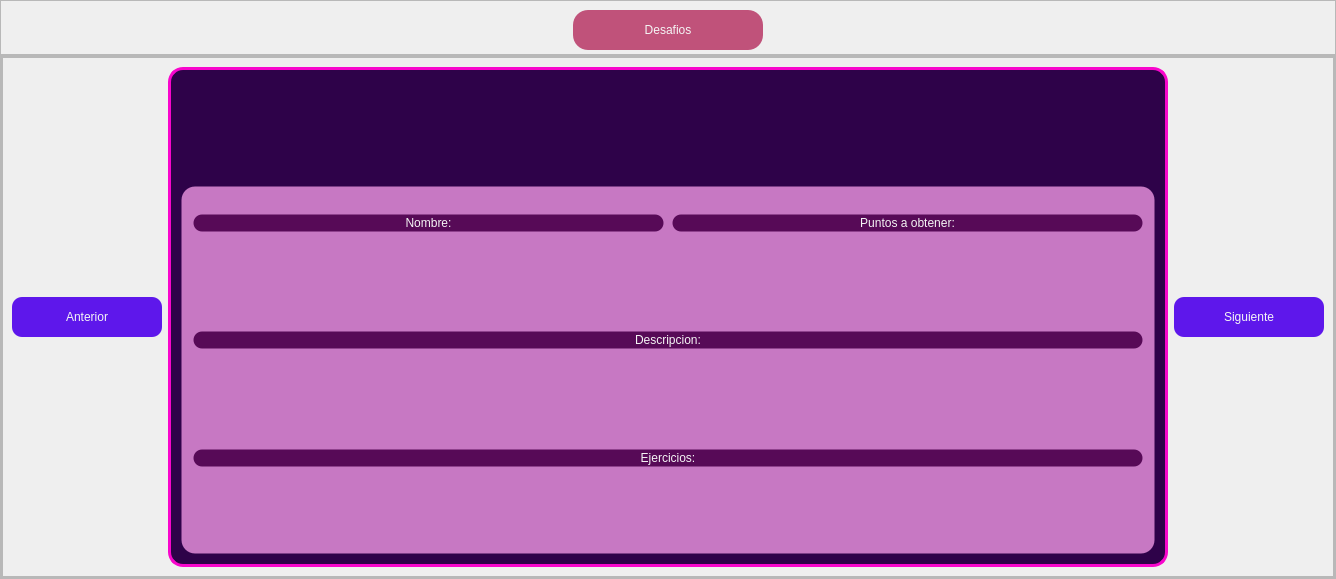
               <widget class="QWidget" name="pagina_tres">
                <layout class="QVBoxLayout" name="verticalLayout_5">
                 <property name="spacing">
                  <number>0</number>
                 </property>
                 <property name="leftMargin">
                  <number>0</number>
                 </property>
                 <property name="topMargin">
                  <number>0</number>
                 </property>
                 <property name="rightMargin">
                  <number>0</number>
                 </property>
                 <property name="bottomMargin">
                  <number>0</number>
                 </property>
                 <item>
                  <widget class="QFrame" name="frame_titulo_deafios">
                   <property name="maximumSize">
                    <size>
                     <width>16777215</width>
                     <height>55</height>
                    </size>
                   </property>
                   <property name="frameShape">
                    <enum>QFrame::StyledPanel</enum>
                   </property>
                   <property name="frameShadow">
                    <enum>QFrame::Raised</enum>
                   </property>
                   <layout class="QHBoxLayout" name="horizontalLayout_7">
                    <item>
                     <spacer name="horizontalSpacer_7">
                      <property name="orientation">
                       <enum>Qt::Horizontal</enum>
                      </property>
                      <property name="sizeHint" stdset="0">
                       <size>
                        <width>99</width>
                        <height>20</height>
                       </size>
                      </property>
                     </spacer>
                    </item>
                    <item>
                     <widget class="QLabel" name="label_21">
                      <property name="minimumSize">
                       <size>
                        <width>190</width>
                        <height>40</height>
                       </size>
                      </property>
                      <property name="maximumSize">
                       <size>
                        <width>16777215</width>
                        <height>16777215</height>
                       </size>
                      </property>
                      <property name="styleSheet">
                       <string notr="true">QLabel{
	background-color: #c0527a;
	font: 87 16pt &quot;Arial Black&quot;;
	color: whitesmoke;
	border-radius: 15px;
}

QLabel:hover{
	background-color: rgb(0, 0, 0);
	color: #c0527a;
	font: 87 16pt &quot;Arial Black&quot;;
	border-radius: 15px;
}



</string>
                      </property>
                      <property name="text">
                       <string>Desafios</string>
                      </property>
                      <property name="alignment">
                       <set>Qt::AlignCenter</set>
                      </property>
                      <property name="wordWrap">
                       <bool>false</bool>
                      </property>
                      <property name="margin">
                       <number>0</number>
                      </property>
                     </widget>
                    </item>
                    <item>
                     <spacer name="horizontalSpacer_10">
                      <property name="orientation">
                       <enum>Qt::Horizontal</enum>
                      </property>
                      <property name="sizeHint" stdset="0">
                       <size>
                        <width>99</width>
                        <height>20</height>
                       </size>
                      </property>
                     </spacer>
                    </item>
                   </layout>
                  </widget>
                 </item>
                 <item>
                  <widget class="QFrame" name="frame_6">
                   <property name="frameShape">
                    <enum>QFrame::StyledPanel</enum>
                   </property>
                   <property name="frameShadow">
                    <enum>QFrame::Raised</enum>
                   </property>
                   <layout class="QVBoxLayout" name="verticalLayout_12">
                    <property name="spacing">
                     <number>0</number>
                    </property>
                    <property name="leftMargin">
                     <number>0</number>
                    </property>
                    <property name="topMargin">
                     <number>0</number>
                    </property>
                    <property name="rightMargin">
                     <number>0</number>
                    </property>
                    <property name="bottomMargin">
                     <number>0</number>
                    </property>
                    <item>
                     <widget class="QFrame" name="frame_7">
                      <property name="frameShape">
                       <enum>QFrame::StyledPanel</enum>
                      </property>
                      <property name="frameShadow">
                       <enum>QFrame::Raised</enum>
                      </property>
                      <layout class="QHBoxLayout" name="horizontalLayout_9">
                       <property name="spacing">
                        <number>0</number>
                       </property>
                       <property name="leftMargin">
                        <number>0</number>
                       </property>
                       <property name="topMargin">
                        <number>0</number>
                       </property>
                       <property name="rightMargin">
                        <number>0</number>
                       </property>
                       <property name="bottomMargin">
                        <number>0</number>
                       </property>
                       <item>
                        <widget class="QFrame" name="frame_10">
                         <property name="minimumSize">
                          <size>
                           <width>0</width>
                           <height>0</height>
                          </size>
                         </property>
                         <property name="maximumSize">
                          <size>
                           <width>16777215</width>
                           <height>16777215</height>
                          </size>
                         </property>
                         <property name="frameShape">
                          <enum>QFrame::StyledPanel</enum>
                         </property>
                         <property name="frameShadow">
                          <enum>QFrame::Raised</enum>
                         </property>
                         <layout class="QHBoxLayout" name="horizontalLayout_10">
                          <item>
                           <widget class="QPushButton" name="Anterior_button_pag3">
                            <property name="minimumSize">
                             <size>
                              <width>150</width>
                              <height>40</height>
                             </size>
                            </property>
                            <property name="cursor">
                             <cursorShape>PointingHandCursor</cursorShape>
                            </property>
                            <property name="styleSheet">
                             <string notr="true">QPushButton{
	background-color: #5e17eb;
	font: 87 16pt &quot;Arial Black&quot;;
	color: whitesmoke;
	border-radius: 10px;

}

QPushButton:hover{
	background-color: rgb(0, 0, 0);
	color: #5e17eb;
	font: 87 16pt &quot;Arial Black&quot;;
	border-radius: 10px;

}
</string>
                            </property>
                            <property name="text">
                             <string>Anterior</string>
                            </property>
                           </widget>
                          </item>
                          <item>
                           <widget class="QFrame" name="frame_17">
                            <property name="minimumSize">
                             <size>
                              <width>1000</width>
                              <height>500</height>
                             </size>
                            </property>
                            <property name="styleSheet">
                             <string notr="true">QFrame{
	font: 75 12pt &quot;Verdana&quot;;
	color: whitesmoke;
	
	
	background-color: #2E0249;
	border: 3px solid #F806CC;
	border-radius: 15px;
}
</string>
                            </property>
                            <property name="frameShape">
                             <enum>QFrame::StyledPanel</enum>
                            </property>
                            <property name="frameShadow">
                             <enum>QFrame::Raised</enum>
                            </property>
                            <layout class="QVBoxLayout" name="verticalLayout_18">
                             <item alignment="Qt::AlignHCenter">
                              <widget class="QLabel" name="label_39">
                               <property name="minimumSize">
                                <size>
                                 <width>100</width>
                                 <height>100</height>
                                </size>
                               </property>
                               <property name="maximumSize">
                                <size>
                                 <width>100</width>
                                 <height>100</height>
                                </size>
                               </property>
                               <property name="cursor">
                                <cursorShape>PointingHandCursor</cursorShape>
                               </property>
                               <property name="styleSheet">
                                <string notr="true">image: url(:/iconos/reward.png);
border-color: rgb(255, 255, 255, 0);</string>
                               </property>
                               <property name="text">
                                <string/>
                               </property>
                               <property name="alignment">
                                <set>Qt::AlignCenter</set>
                               </property>
                               <property name="wordWrap">
                                <bool>false</bool>
                               </property>
                               <property name="margin">
                                <number>0</number>
                               </property>
                              </widget>
                             </item>
                             <item>
                              <widget class="QFrame" name="Ejercicios_label_pag3">
                               <property name="styleSheet">
                                <string notr="true">background-color: rgb(199, 120, 195);
border: 3px solid rgb(187, 96, 111, 0);
font: 87 16pt &quot;Arial Black&quot;;
	color: whitesmoke;</string>
                               </property>
                               <property name="frameShape">
                                <enum>QFrame::StyledPanel</enum>
                               </property>
                               <property name="frameShadow">
                                <enum>QFrame::Raised</enum>
                               </property>
                               <layout class="QGridLayout" name="gridLayout_5">
                                <item row="0" column="0" alignment="Qt::AlignVCenter">
                                 <widget class="QLabel" name="label_41">
                                  <property name="minimumSize">
                                   <size>
                                    <width>0</width>
                                    <height>0</height>
                                   </size>
                                  </property>
                                  <property name="maximumSize">
                                   <size>
                                    <width>16777215</width>
                                    <height>16777215</height>
                                   </size>
                                  </property>
                                  <property name="styleSheet">
                                   <string notr="true">background-color:#570A57;
border-radius: 10px;</string>
                                  </property>
                                  <property name="text">
                                   <string>Nombre:</string>
                                  </property>
                                  <property name="alignment">
                                   <set>Qt::AlignCenter</set>
                                  </property>
                                 </widget>
                                </item>
                                <item row="0" column="1" alignment="Qt::AlignVCenter">
                                 <widget class="QLabel" name="label_40">
                                  <property name="minimumSize">
                                   <size>
                                    <width>0</width>
                                    <height>0</height>
                                   </size>
                                  </property>
                                  <property name="maximumSize">
                                   <size>
                                    <width>16777215</width>
                                    <height>16777215</height>
                                   </size>
                                  </property>
                                  <property name="styleSheet">
                                   <string notr="true">background-color:#570A57;
border-radius: 10px;</string>
                                  </property>
                                  <property name="text">
                                   <string>Puntos a obtener:</string>
                                  </property>
                                  <property name="alignment">
                                   <set>Qt::AlignCenter</set>
                                  </property>
                                 </widget>
                                </item>
                                <item row="1" column="0">
                                 <widget class="QLabel" name="Nombre_label_pag3">
                                  <property name="styleSheet">
                                   <string notr="true"/>
                                  </property>
                                  <property name="text">
                                   <string/>
                                  </property>
                                  <property name="alignment">
                                   <set>Qt::AlignCenter</set>
                                  </property>
                                  <property name="wordWrap">
                                   <bool>true</bool>
                                  </property>
                                 </widget>
                                </item>
                                <item row="1" column="1">
                                 <widget class="QLabel" name="Puntos_label_pag3">
                                  <property name="styleSheet">
                                   <string notr="true"/>
                                  </property>
                                  <property name="text">
                                   <string/>
                                  </property>
                                  <property name="alignment">
                                   <set>Qt::AlignCenter</set>
                                  </property>
                                  <property name="wordWrap">
                                   <bool>true</bool>
                                  </property>
                                 </widget>
                                </item>
                                <item row="3" column="0" colspan="2">
                                 <widget class="QLabel" name="Descripcion_label_pag3">
                                  <property name="styleSheet">
                                   <string notr="true">font: 87 12pt &quot;Arial Black&quot;;
</string>
                                  </property>
                                  <property name="text">
                                   <string/>
                                  </property>
                                  <property name="scaledContents">
                                   <bool>true</bool>
                                  </property>
                                  <property name="wordWrap">
                                   <bool>true</bool>
                                  </property>
                                  <property name="textInteractionFlags">
                                   <set>Qt::LinksAccessibleByMouse</set>
                                  </property>
                                 </widget>
                                </item>
                                <item row="5" column="0" colspan="2">
                                 <widget class="QLabel" name="label_20">
                                  <property name="styleSheet">
                                   <string notr="true">font: 87 12pt &quot;Arial Black&quot;;
</string>
                                  </property>
                                  <property name="text">
                                   <string/>
                                  </property>
                                  <property name="wordWrap">
                                   <bool>true</bool>
                                  </property>
                                 </widget>
                                </item>
                                <item row="2" column="0" colspan="2" alignment="Qt::AlignVCenter">
                                 <widget class="QLabel" name="label_42">
                                  <property name="styleSheet">
                                   <string notr="true">background-color:#570A57;
border-radius: 10px;</string>
                                  </property>
                                  <property name="text">
                                   <string>Descripcion:</string>
                                  </property>
                                  <property name="alignment">
                                   <set>Qt::AlignCenter</set>
                                  </property>
                                 </widget>
                                </item>
                                <item row="4" column="0" colspan="2" alignment="Qt::AlignVCenter">
                                 <widget class="QLabel" name="label_43">
                                  <property name="styleSheet">
                                   <string notr="true">background-color:#570A57;
border-radius: 10px;</string>
                                  </property>
                                  <property name="text">
                                   <string>Ejercicios:</string>
                                  </property>
                                  <property name="alignment">
                                   <set>Qt::AlignCenter</set>
                                  </property>
                                 </widget>
                                </item>
                               </layout>
                              </widget>
                             </item>
                            </layout>
                           </widget>
                          </item>
                          <item>
                           <widget class="QPushButton" name="Siguiente_button_pag3">
                            <property name="minimumSize">
                             <size>
                              <width>150</width>
                              <height>40</height>
                             </size>
                            </property>
                            <property name="cursor">
                             <cursorShape>PointingHandCursor</cursorShape>
                            </property>
                            <property name="styleSheet">
                             <string notr="true">QPushButton{
	background-color: #5e17eb;
	font: 87 16pt &quot;Arial Black&quot;;
	color: whitesmoke;
	border-radius: 10px;

}

QPushButton:hover{
	background-color: rgb(0, 0, 0);
	color: #5e17eb;
	font: 87 16pt &quot;Arial Black&quot;;
	border-radius: 10px;

}
</string>
                            </property>
                            <property name="text">
                             <string>Siguiente</string>
                            </property>
                           </widget>
                          </item>
                         </layout>
                         <zorder>frame_17</zorder>
                         <zorder>Siguiente_button_pag3</zorder>
                         <zorder>Anterior_button_pag3</zorder>
                        </widget>
                       </item>
                      </layout>
                     </widget>
                    </item>
                   </layout>
                  </widget>
                 </item>
                </layout>
               </widget>
